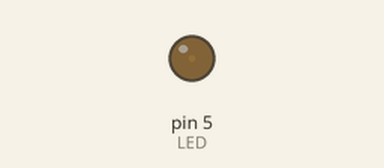
Recording of a sketch running on a simulated Arduino Uno, built with avr-gcc and run on an emulated ATmega328P. Shown: output pins drawn as LEDs (lit = HIGH).

Above: at 0.05 s.
At 2.3 s:
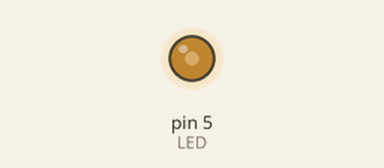
At 4.6 s:
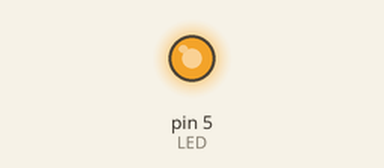
At 9.2 s:
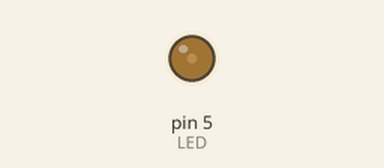
Timing chart, 0 to 14.6 s (numbered marks = the images above):
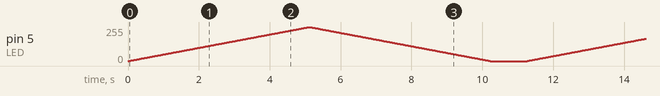

The sketch:

Fade.ino
```cpp
const int LED = 5;

void setup() {
  pinMode(LED,OUTPUT);

}

void loop() {
  for (int i = 0; i <= 255; i++) {analogWrite(LED,i);delay(20);}
  for (int i = 255; i >= 0; i--) {analogWrite(LED,i);delay(20);}
  delay(1000);
}
```
